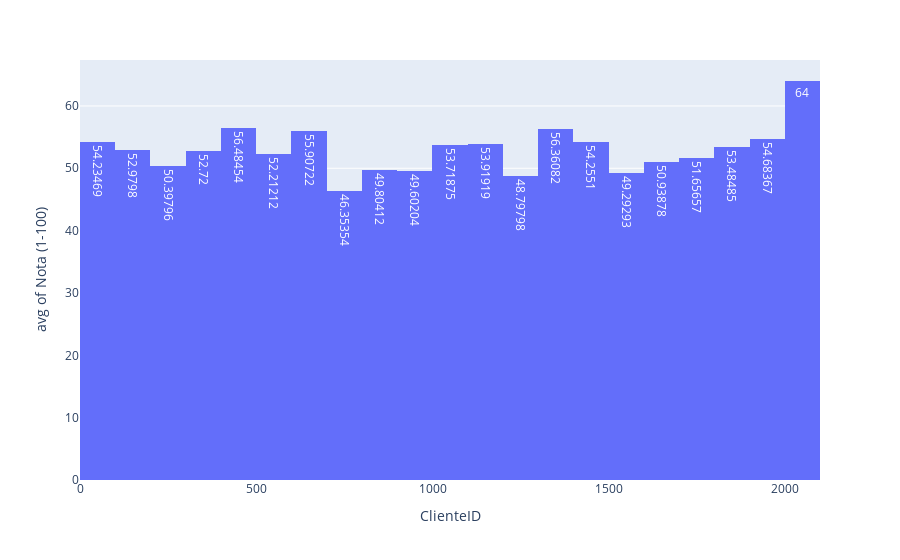
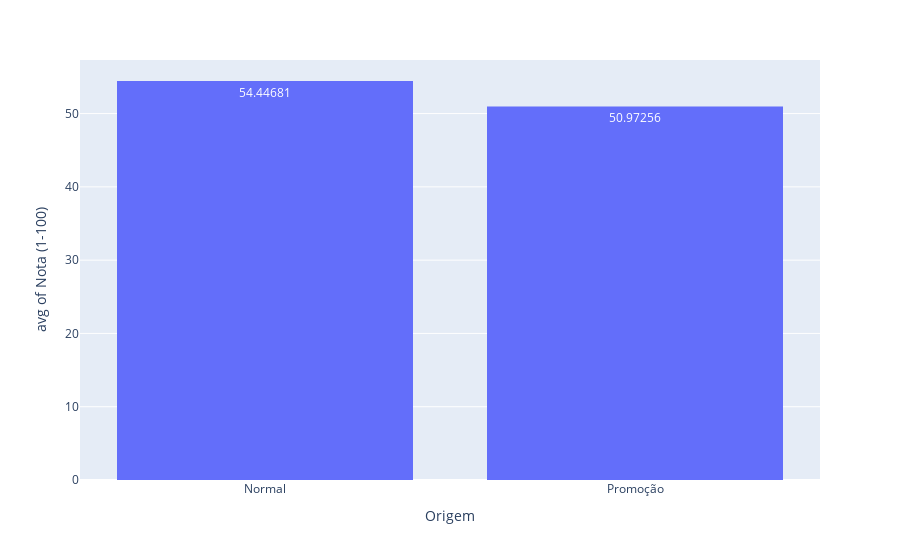
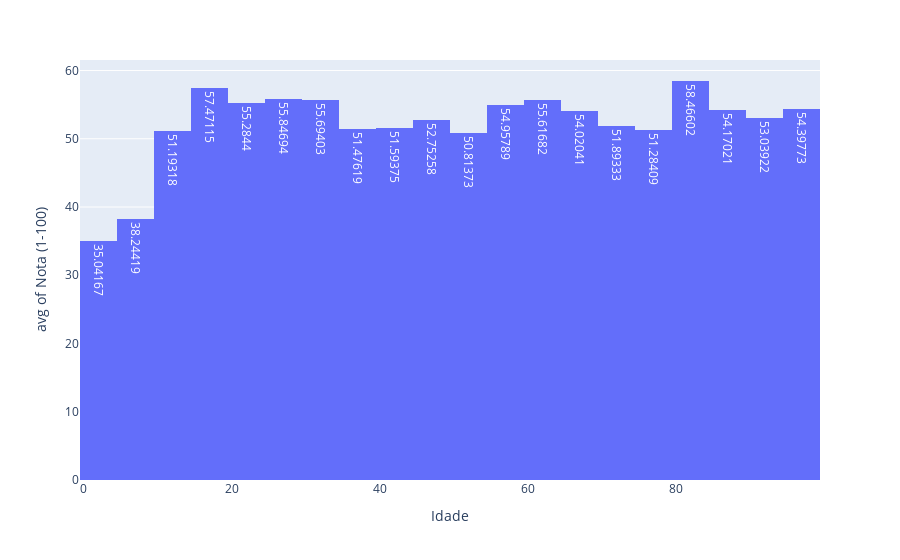
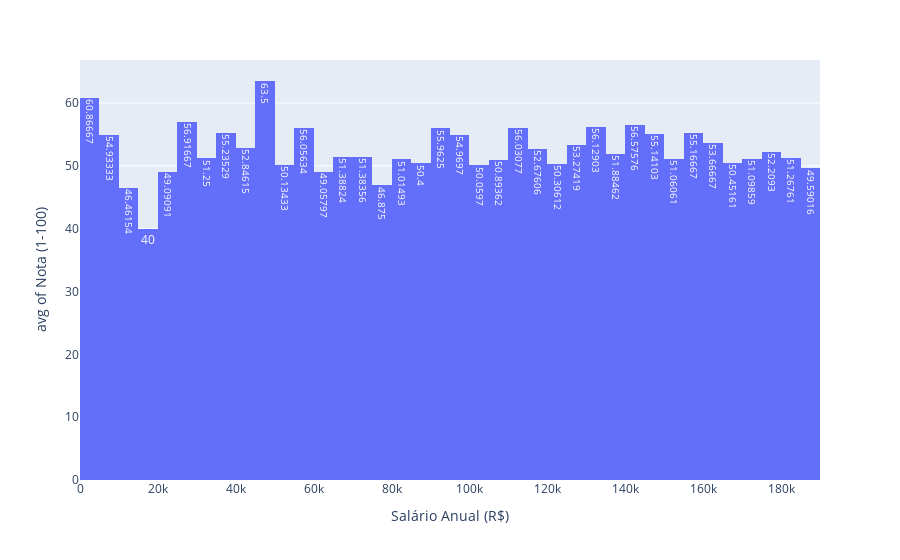

Notebook source saved alongside these figures, in order:
### Code cell
# * Passo 4: Análise Inicial -> Entender as notas dos clientes
import plotly.express as px

for coluna in tabela.columns:
    grafico = px.histogram(tabela, x =coluna , y ='Nota (1-100)', histfunc = 'avg', text_auto = True, )

    grafico.show()
# * Passo 5: Análise Completa -> Entender como cada característica do cliente impacta na nota

### Figure 1 — Plotly figure (JSON) as saved in the notebook; plotly's stock layout.template omitted (floating-point values rounded to 4 significant figures; data arrays with more than 128 entries replaced by an {"elided": "..."} marker saying what was removed)
{"data": [{"alignmentgroup": "True", "bingroup": "x", "histfunc": "avg", "hovertemplate": "ClienteID=%{x}<br>avg of Nota (1-100)=%{y}<extra></extra>", "legendgroup": "", "marker": {"color": "#636efa", "pattern": {"shape": ""}}, "name": "", "offsetgroup": "", "orientation": "v", "showlegend": false, "texttemplate": "%{value}", "type": "histogram", "x": {"elided": "1965 int values"}, "xaxis": "x", "y": {"elided": "1965 int values"}, "yaxis": "y"}], "layout": {"barmode": "relative", "legend": {"tracegroupgap": 0}, "margin": {"t": 60}, "xaxis": {"anchor": "y", "domain": [0, 1], "title": {"text": "ClienteID"}}, "yaxis": {"anchor": "x", "domain": [0, 1], "title": {"text": "avg of Nota (1-100)"}}}}

### Figure 2 — Plotly figure (JSON) as saved in the notebook; plotly's stock layout.template omitted (floating-point values rounded to 4 significant figures; data arrays with more than 128 entries replaced by an {"elided": "..."} marker saying what was removed)
{"data": [{"alignmentgroup": "True", "bingroup": "x", "histfunc": "avg", "hovertemplate": "Origem=%{x}<br>avg of Nota (1-100)=%{y}<extra></extra>", "legendgroup": "", "marker": {"color": "#636efa", "pattern": {"shape": ""}}, "name": "", "offsetgroup": "", "orientation": "v", "showlegend": false, "texttemplate": "%{value}", "type": "histogram", "x": {"elided": "1965 str values"}, "xaxis": "x", "y": {"elided": "1965 int values"}, "yaxis": "y"}], "layout": {"barmode": "relative", "legend": {"tracegroupgap": 0}, "margin": {"t": 60}, "xaxis": {"anchor": "y", "domain": [0, 1], "title": {"text": "Origem"}}, "yaxis": {"anchor": "x", "domain": [0, 1], "title": {"text": "avg of Nota (1-100)"}}}}

### Figure 3 — Plotly figure (JSON) as saved in the notebook; plotly's stock layout.template omitted (floating-point values rounded to 4 significant figures; data arrays with more than 128 entries replaced by an {"elided": "..."} marker saying what was removed)
{"data": [{"alignmentgroup": "True", "bingroup": "x", "histfunc": "avg", "hovertemplate": "Idade=%{x}<br>avg of Nota (1-100)=%{y}<extra></extra>", "legendgroup": "", "marker": {"color": "#636efa", "pattern": {"shape": ""}}, "name": "", "offsetgroup": "", "orientation": "v", "showlegend": false, "texttemplate": "%{value}", "type": "histogram", "x": {"elided": "1965 int values"}, "xaxis": "x", "y": {"elided": "1965 int values"}, "yaxis": "y"}], "layout": {"barmode": "relative", "legend": {"tracegroupgap": 0}, "margin": {"t": 60}, "xaxis": {"anchor": "y", "domain": [0, 1], "title": {"text": "Idade"}}, "yaxis": {"anchor": "x", "domain": [0, 1], "title": {"text": "avg of Nota (1-100)"}}}}

### Figure 4 — Plotly figure (JSON) as saved in the notebook; plotly's stock layout.template omitted (floating-point values rounded to 4 significant figures; data arrays with more than 128 entries replaced by an {"elided": "..."} marker saying what was removed)
{"data": [{"alignmentgroup": "True", "bingroup": "x", "histfunc": "avg", "hovertemplate": "Salário Anual (R$)=%{x}<br>avg of Nota (1-100)=%{y}<extra></extra>", "legendgroup": "", "marker": {"color": "#636efa", "pattern": {"shape": ""}}, "name": "", "offsetgroup": "", "orientation": "v", "showlegend": false, "texttemplate": "%{value}", "type": "histogram", "x": {"elided": "1965 int values"}, "xaxis": "x", "y": {"elided": "1965 int values"}, "yaxis": "y"}], "layout": {"barmode": "relative", "legend": {"tracegroupgap": 0}, "margin": {"t": 60}, "xaxis": {"anchor": "y", "domain": [0, 1], "title": {"text": "Salário Anual (R$)"}}, "yaxis": {"anchor": "x", "domain": [0, 1], "title": {"text": "avg of Nota (1-100)"}}}}
